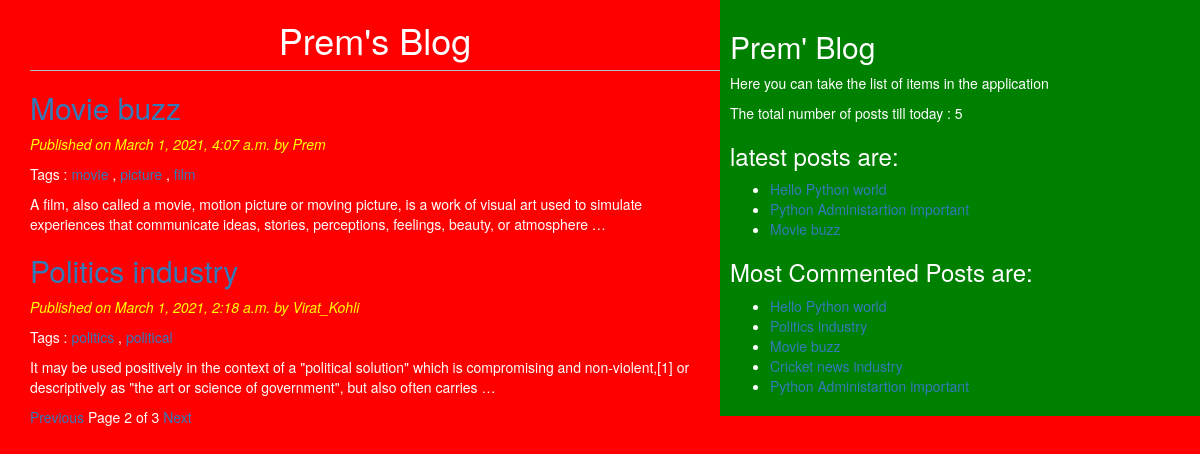
Screenshot of /?page=2 with the database file from the repository.
### blog/models.py (models this page shows, shortened)
class Post(models.Model):
    STATUS_CHOICES = (('draft', 'Draft'), ('published', 'Published'))
    title = models.CharField(max_length = 256)
    slug = models.SlugField(max_length = 256, unique_for_date = 'publish')
    author = models.ForeignKey(User, related_name = 'blog_posts',  on_delete=models.CASCADE)
    body = models.TextField()
    publish = models.DateTimeField(default = timezone.now)
    created = models.DateTimeField(auto_now_add = True)
    updated = models.DateTimeField(auto_now = True)
    status = models.CharField(max_length = 10, choices = STATUS_CHOICES, default = 'draft')
    objects = CustomManager()
    tags = TaggableManager()
    class Meta:
         ordering = ('-publish',)
    def get_absolute_url(self):
        return reverse('detail', args = [self.publish.year, self.publish.strftime('%m'), self.publish.strftime('%d'), self.slug])

### blog/views.py (the view)
# urls.py: path('', views.list_view),
def list_view(request, tag_slug = None):
    post_list = Post.objects.all()
    tag = None
    if tag_slug:
        tag = get_object_or_404(Tag, slug = tag_slug)
        post_list = post_list.filter(tags__in = [tag])
    paginator = Paginator(post_list, 2)
    page_number = request.GET.get('page')
    try:
        post_list = paginator.page(page_number)
    except PageNotAnInteger:
        post_list = paginator.page(1)
    except EmptyPage:
        post_list = paginator.page(paginator.num_pages)
    return render(request, 'blog/post_list.html', {'post_list': post_list, 'tag':tag})

### blog/templatetags/blog_tags.py (called while the page is built)
@register.simple_tag
def total_posts():
    return Post.objects.count()

@register.inclusion_tag('blog/latest_posts123.html')
def show_latest_posts():
    latest_posts = Post.objects.order_by('-publish')[:3]
    return {'latest_posts':latest_posts}

@register.simple_tag
def get_most_commented_posts(count = 5):
    return Post.objects.annotate(total_comments = Count('comments')).order_by('-total_comments')[:count]

### templates/blog/post_list.html (shortened to what this page needs)
<!DOCTYPE html>
{%extends 'blog/base.html'%}
  {%block content%}
    <h1>Prem's Blog</h1>
    {%for post in post_list%}
      <a href="{{post.get_absolute_url}}"><h2>{{post.title}}</h2></a>
      <p id = 'date'> Published on {{post.publish}} by {{post.author|title}}</p>
      <p>Tags :
          {%for tag in post.tags.all%}
          <a href="{{post.get_absolute_url}}">{{tag.name}}</a>
            {%if not forloop.last%}, {%endif%}
            {%endfor%}
      </p>
      {{post.body|truncatewords:30|linebreaks}}
    {%endfor%}
    {%include 'blog/pagination.html' with page=post_list%}
  {%endblock%}

### templates/blog/base.html (shortened to what this page needs)
<!DOCTYPE html>
{%load blog_tags%}
{%load static%}
<html lang="en" dir="ltr">
  <head>
    <link rel="stylesheet" href="https://maxcdn.bootstrapcdn.com/bootstrap/3.3.7/css/bootstrap.min.css">
    <link rel="stylesheet" href="{%static "css/home.css"%}">
  </head>
  <body>
    <div class="content">
        {%block content%}{%endblock%}
    </div>
    <div class="sidebar">
        <h2>Prem' Blog</h2>
        <p>Here you can take the list of items in the application</p>
        <p>The total number of posts till today : {%total_posts%}</p>
        <h3>latest posts are:</h3>{%show_latest_posts%}
        <h3>Most Commented Posts are:</h3>{%get_most_commented_posts as most_commented_posts%}
        <ul>
          {%for post in most_commented_posts%}
          <li><a href="{{post.get_absolute_url }}">{{post.title}}</a></li>
          {%endfor%}
        </ul>
    </div>
  </body>
</html>

### templates/blog/latest_posts123.html
<ul>
  {%for post in latest_posts%}
    <li><a href="{{post.get_absolute_url}}">{{post.title}}</a></li>
    {%endfor%}
</ul>

### static/css/home.css (style rules this page uses)
.content { width:60%; float:left; padding-left: 30px; background: red; height: 100%; }
.sidebar { width:40%; float:right; background: green; height: 100%; padding: 10px }
h1 { text-align: center; border-bottom: 1px solid #bbb; padding-bottom: 10px; }
body { color: white; background: red; }
#date { color:yellow; font: 12px; font-style: italic; }

### rows the page displays
Post: title "Movie buzz", publish "March 1, 2021, 4:07 a.m.", author "Prem", body "A film, also called a movie, motion picture or moving picture, is a work of visual art used to simulate experiences that communicate ideas, stories, perceptions, feelings, beauty, or atmosphere …"
Tag: name "movie"
Tag: name "picture"
Tag: name "film"
Post: title "Politics industry", publish "March 1, 2021, 2:18 a.m.", author "Virat_Kohli", body "It may be used positively in the context of a \"political solution\" which is compromising and non-violent,[1] or descriptively as \"the art or science of government\", but also often carries …"
Tag: name "politics"
Tag: name "political"
Post: title "Hello Python world"
Post: title "Python Administartion important"
Post: title "Cricket news industry"

### other values shown
{{ page.number }} "2"
{{ page.paginator.num_pages }} "3"
